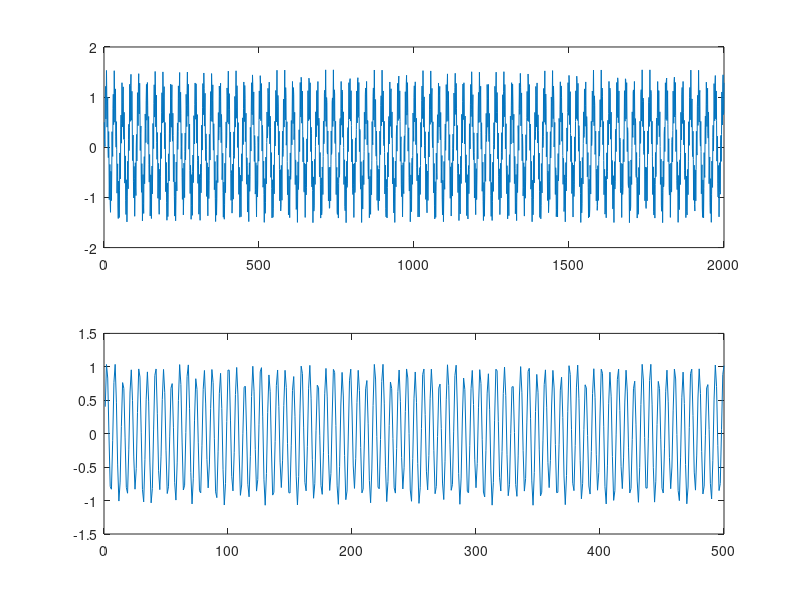

The MATLAB source for this figure:
# cacah sampel 2000
for i=1:1:2000
t=0.08*(i-1);
x(i)=i*t;
y(i)=sin(3*t)+0.5*cos(22*t)+0.1*sin(t);
end

# cacah sampel 500
for i=1:1:500
y1(i)=y(i*4);
y2(i)=y(i*4-1);
y3(i)=y(i*4-2);
y4(i)=y(i*4-3);
y5(i)=( y(i*4) + y(i*4-1) + y(i*4-2) + y(i*4-3) )/4;
end

subplot(2,2,2)
subplot(2,1,1)
plot(y)
subplot(2,1,2)
plot(y5) # atau y1-y4
